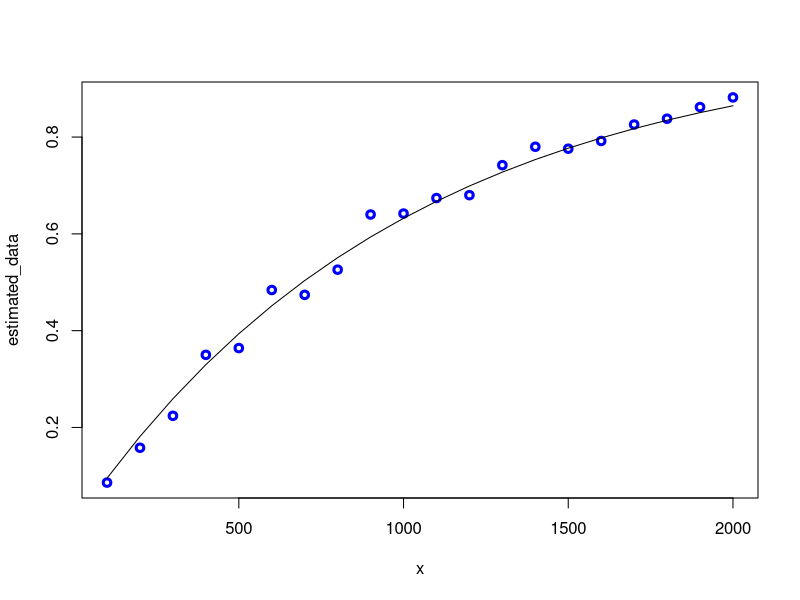

This figure's R source: (Note: a time limit stopped this script after it produced the figure.)
## ---- chunk 1
TIN <- 20

# set.seed(TIN) TODO: uncomment
## ---- chunk 2
TLN <- paste("0", TIN, sep = "")
## ---- chunk 3
P = matrix(c(
  0.9, 0.1, 0.0, 0.0,
  0.8, 0.1, 0.1, 0.0,
  0.9, 0.0, 0.0, 0.1,
  0.8, 0.1, 0.1, 0), nrow=4, byrow=T)

calculate_by_eigenvector <- function (probs) {
  left_eigenvector <- eigen(t(probs))$vectors[,1]
  return (sapply(left_eigenvector / sum(left_eigenvector), Re))
}

calculate_by_matrix_multiplication <- function (probs) {
  return ((probs %*% probs %*% probs %*% probs)[1, ])
}

cat("Transition probabilities (eigenvectors): ", calculate_by_eigenvector(P), "\n")
cat("Transition probabilities (matrices): ", calculate_by_matrix_multiplication(P))

## ---- chunk 4
estimate_probability <- Vectorize(function (m, n) {
  sample_data <- apply(
    replicate(m, sample(0:9, n, replace = T)), 2,
    function(x) grepl(TLN, paste(x, collapse = "")))
  return (length(sample_data[sample_data == TRUE]) / length(sample_data))
})

theoretical_probability <- function (n) 1 - ((1 - 0.001) ^ n)
# 0.001 is the limiting probability of the state 4
## ---- chunk 5
x <- seq(100, 2000, by = 100)
estimated_data = estimate_probability(500, x)
theoretical_data = theoretical_probability(x)
## ---- chunk 6
plot(
  x,
  estimated_data, col ="blue", lwd = 3)
lines(
  x,
  theoretical_data)
## ---- chunk 7
x <- seq(500, 1000, by = 100)
n <- 1000
m <- 100
estimated_data = apply(replicate(m, estimate_probability(x, n) - theoretical_probability(n)), 1, function (x) quantile(x, .95))
plot(
  x,
  estimated_data, col ="blue", lwd = 3, type="l")
abline(h = 0.03, col = "darkgreen")
## ---- chunk 8
N <- 1000
n <- 1000
m <- 100
hist(
  replicate(m, abs(estimate_probability(N, n) - theoretical_probability(n))),
  main = "Absolute error histogram",
  xlab = "Absolute error")
## ---- chunk 9
calculate_length <- Vectorize(function() {
  values <- vector()
  length <- 0
  while (paste(values, collapse = "") != TLN) {
    values <- tail(append(values, sample(0:9, 1)), nchar(TLN))
    length <- length + 1
  }
  return (length)
})

data <- replicate(100, calculate_length())
mean(data)
## ---- chunk 10
var(data) / 5
## ---- chunk 11
theta <- TIN / 10
m <- 10

estimate_method_1 <- function(data, alpha) {
  
}

estimate_method_2 <- function(data, alpha) {
  
}

estimate_method_3 <- function(data, alpha) {
  
}

estimate_method_4 <- function(data, alpha) {
  
}

calculate_percentage <- function(n, alpha, method) {
  sample_data <- apply(matrix(rexp(n, 1 / theta), nrow=m), 2, method)
  return (length(sample_data[sample_data[0] < theta & sample_data[1] < theta]) / length(sample_data))
}


plot(
  
)
